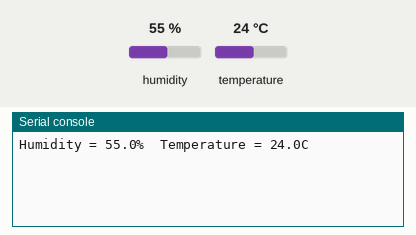
A program run on a simulated Raspberry Pi Pico running MicroPython. Parts: the last lines printed to the serial console. The test bench sets the inputs (shaded band); at power-on: humidity 55 %, temperature 24 °C.

Above: at 1.2 s.
1.3 s: humidity set to 22 %
At 2.6 s:
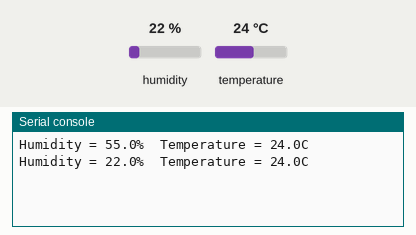
4.1 s: temperature set to 12 °C
At 4.7 s:
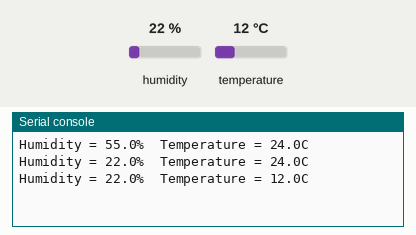
6.9 s: humidity set to 40 %
At 8.9 s:
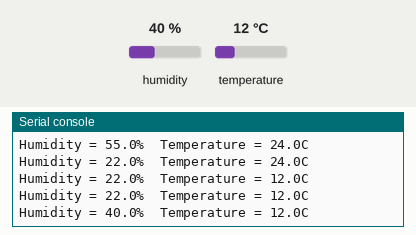
Timing chart, 0 to 10.4 s (numbered marks = the images above; inputs shaded):
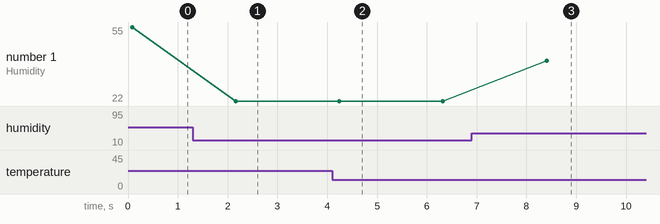

Measured:
- after the input at 1.3 s, the serial console: prints a new line after 0.86 s (image 1)
- after the input at 4.1 s, the serial console: prints a new line after 0.14 s (image 2)
- after the input at 6.9 s, the serial console: prints a new line after 1.5 s (image 3)
- plotted number 1: 55 → 22 after the input at 1.3 s, 22 → 40 after the input at 6.9 s

The program:

aht10_mpython.py
```python
# AHT10 Temperature Sensor Example

from machine import I2C,Pin
from time import sleep_ms

# AHT10 I2C Address
AHT_ADDR = 0x38

i2c = I2C(0, sda=Pin(16), scl=Pin(17))

# Read ADH10 status
def getStatus():
    resp = i2c.readfrom (AHT_ADDR, 1)
    return resp[0]

# Check if a calibration is needed
status = getStatus()
if (status & 0x08) == 0:
    print ('Calibrating')
    i2c.writeto(AHT_ADDR, b'\xE1\x08\x00')
    sleep_ms(10)

# Main Loop
while True:
    # Start convertion
    i2c.writeto(AHT_ADDR, b'\xAC\x33\x00')
    # Wait convertion
    sleep_ms(80)
    # Get result
    resp = i2c.readfrom (AHT_ADDR, 6)
    # Decode result
    umid = (resp[1] << 12) + (resp[2] << 4) + (resp[3] >> 4)
    umid = (umid / 0x100000) * 100.0
    temp = ((resp[3] & 0x0F) << 16) + (resp[4] << 8) + resp[5]
    temp = (temp / 0x100000) * 200.0 - 50.0
    # Show result
    print ('Humidity = {:.1f}%  Temperature = {:.1f}C'.format(umid, temp))
    # Wait between readings
    sleep_ms(2000)
```
